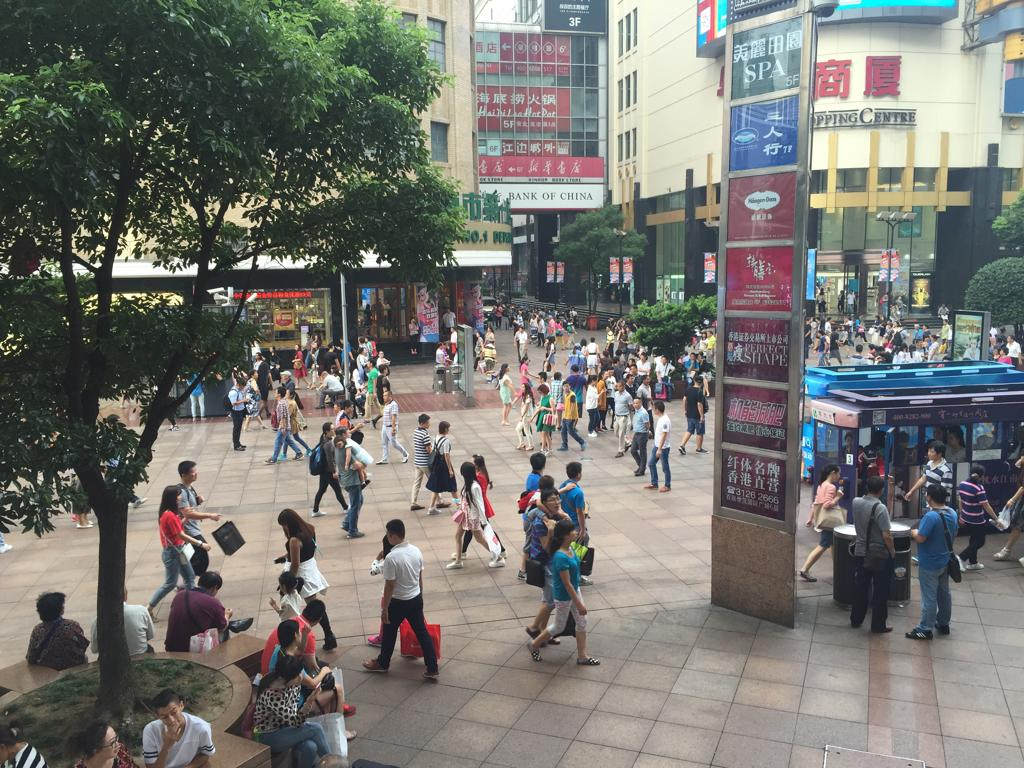
#> input picture part_B_final/train_data/images/IMG_100.jpg, 1024 x 768 px, found by its file name; its folder holds only this picture in this run
$ jupyter execute --allow-errors preprocessingB.ipynb   (shell and % lines are left out)
#> lines starting #> are read from the running program, lines starting #| are printed output that depends on the picture
#> further down, img is the input picture: shape (768, 1024, 3); mean B, G, R 113.1, 118.1, 118.4
#> `img_resized = cv2.resize(img, (512, 512))`:
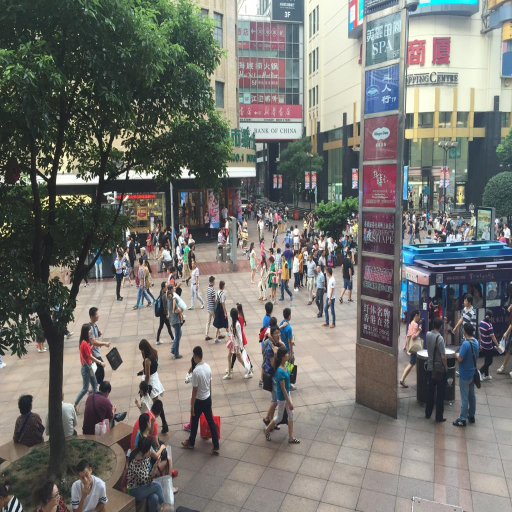
#> img_resized: shape (512, 512, 3); mean R, G, B 118.4, 118.1, 113.1
[cell 1]

import os
import cv2
import numpy as np
import torch
import matplotlib.pyplot as plt
from tqdm import tqdm
from scipy.io import loadmat
from scipy.spatial import KDTree
from scipy.ndimage import gaussian_filter

[cell 2]
train_img_path = "./dataset/part_B_final/train_data/images"
train_gt_path  = "./dataset/part_B_final/train_data/ground_truth"

[cell 3]
# [29 lines left out: function generate_density_map, not called in this run]

[cell 4]
# [10 lines left out: function downsample_density_map, not called in this run]

[cell 5]
# [7 lines left out: function normalize, not called in this run]

[cell 6]
# [24 lines left out: function visualize_density, not called in this run]

[cell 7]
save_img_train = "./processedB/train/images"
save_den_train = "./processedB/train/density"

os.makedirs(save_img_train, exist_ok=True)
os.makedirs(save_den_train, exist_ok=True)

print("Saving to:", save_img_train)

[cell 8]
train_imgs = sorted(os.listdir(train_img_path))

#> (the rest of this cell did not finish here and is left out)


$ run again, on part_B_final/train_data/images/IMG_169.jpg
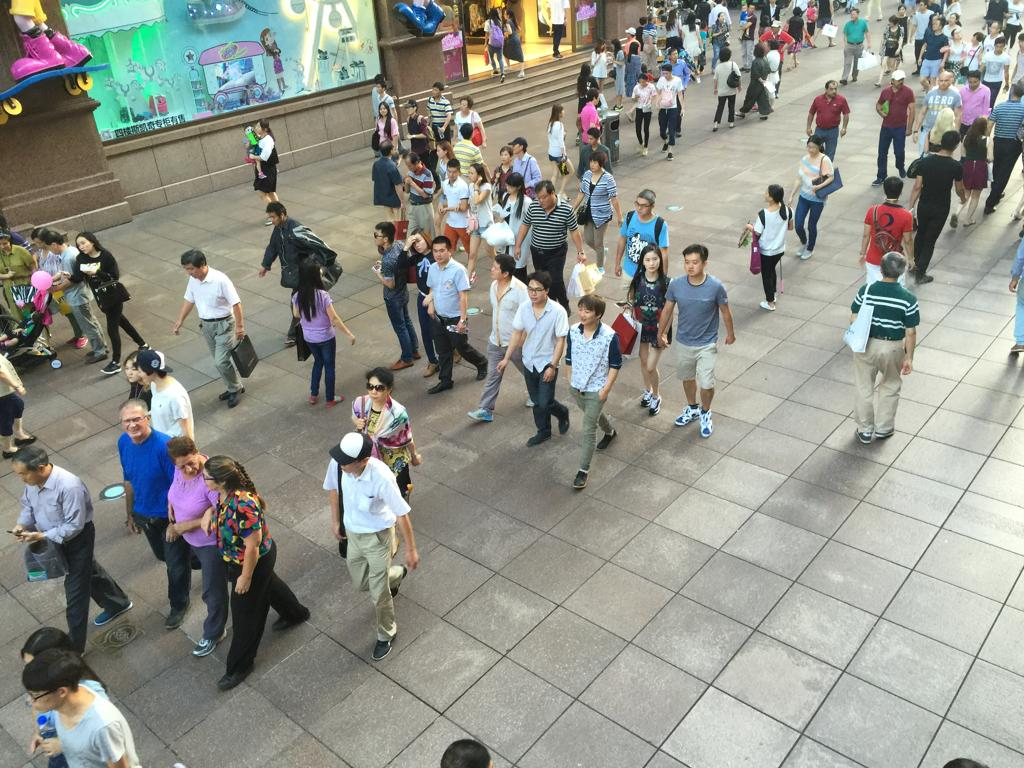
#> input picture part_B_final/train_data/images/IMG_169.jpg, 1024 x 768 px, found by its file name
#> img is the input picture: shape (768, 1024, 3); mean B, G, R 139.1, 147.3, 145.4
#> `img_resized = cv2.resize(img, (512, 512))`:
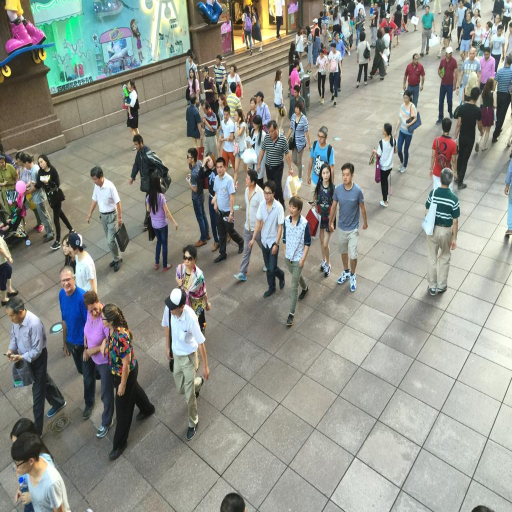
#> img_resized: shape (512, 512, 3); mean R, G, B 145.4, 147.3, 139.1

$ run again, on part_B_final/train_data/images/IMG_17.jpg
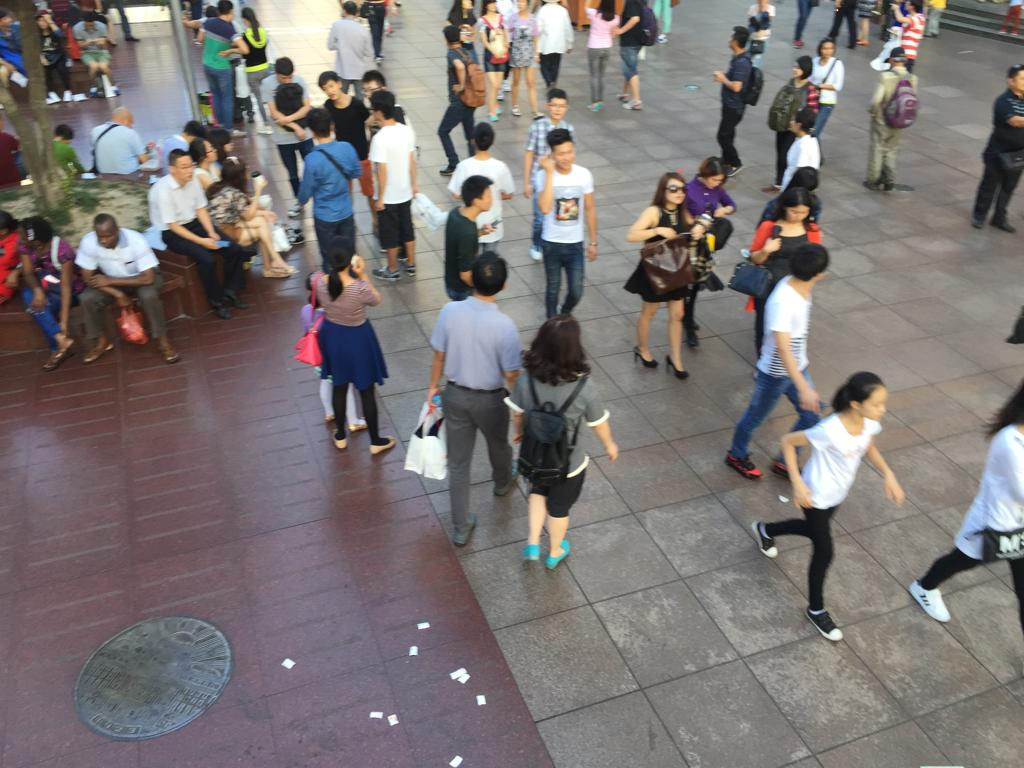
#> input picture part_B_final/train_data/images/IMG_17.jpg, 1024 x 768 px, found by its file name
#> img is the input picture: shape (768, 1024, 3); mean B, G, R 115.8, 116.4, 122.7
#> `img_resized = cv2.resize(img, (512, 512))`:
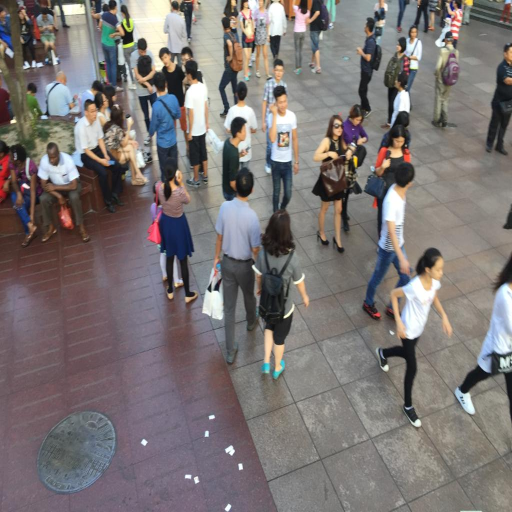
#> img_resized: shape (512, 512, 3); mean R, G, B 122.7, 116.4, 115.8

$ run again, on part_B_final/train_data/images/IMG_199.jpg
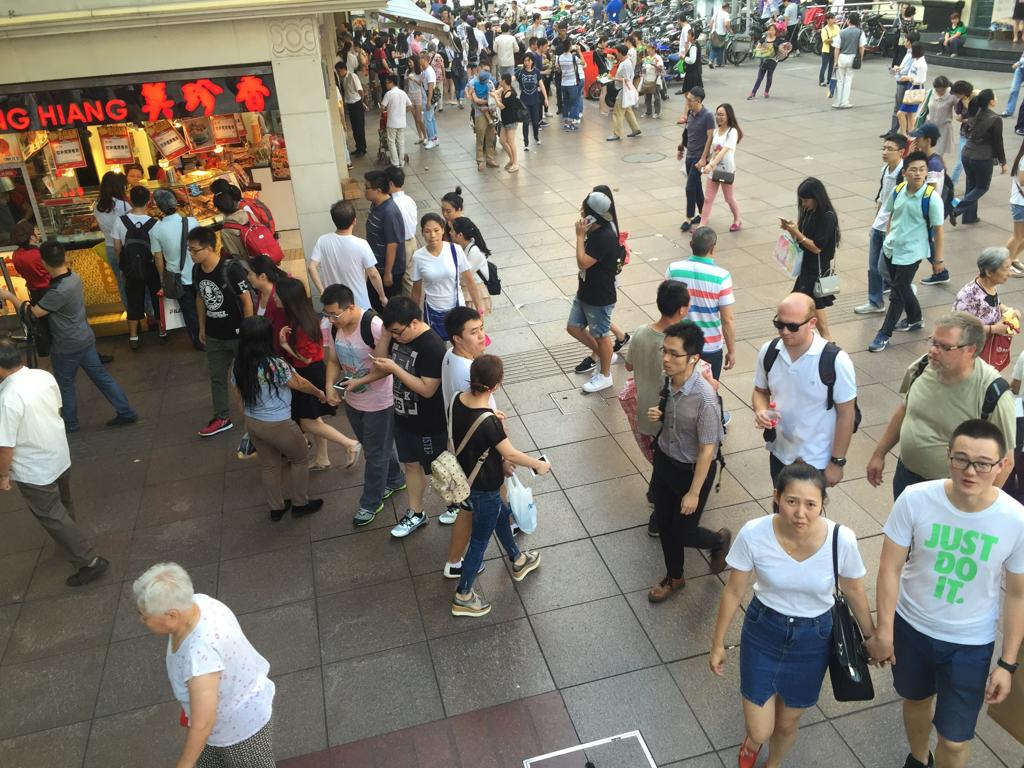
#> input picture part_B_final/train_data/images/IMG_199.jpg, 1024 x 768 px, found by its file name
#> img is the input picture: shape (768, 1024, 3); mean B, G, R 110.7, 120.7, 126.7
#> `img_resized = cv2.resize(img, (512, 512))`:
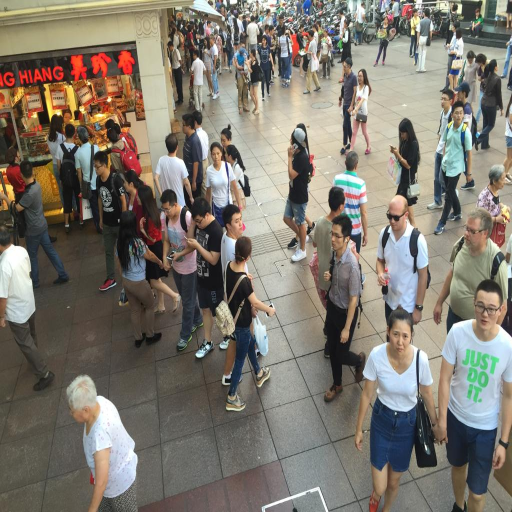
#> img_resized: shape (512, 512, 3); mean R, G, B 126.7, 120.7, 110.7

$ run again, on part_B_final/train_data/images/IMG_112.jpg
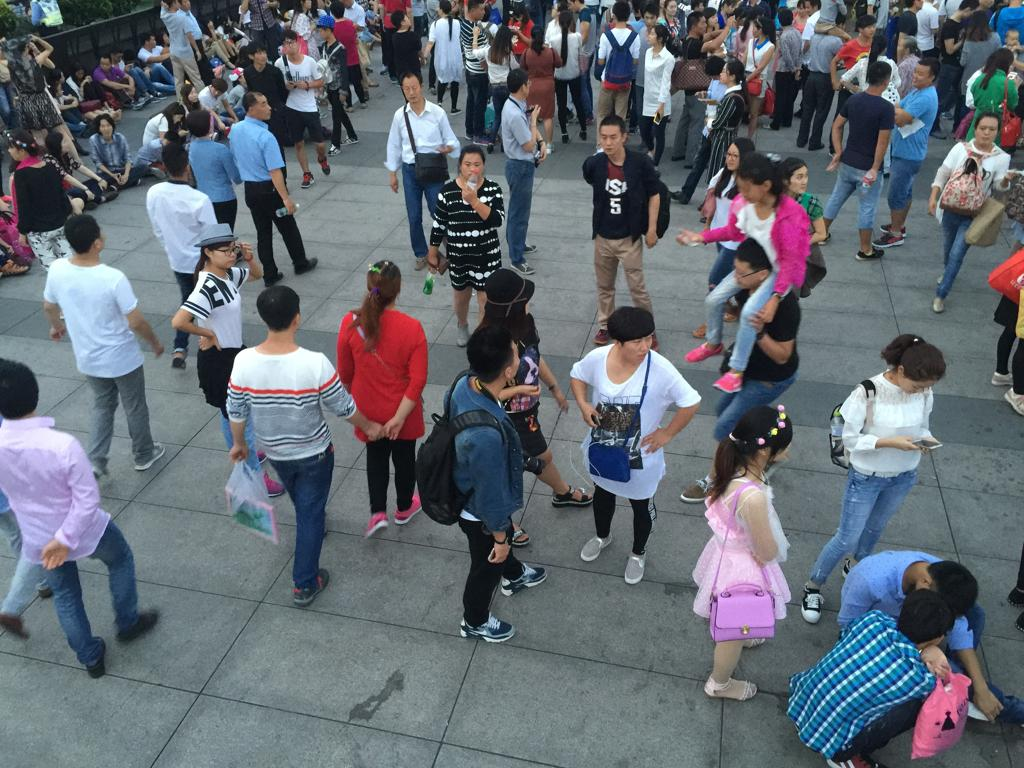
#> input picture part_B_final/train_data/images/IMG_112.jpg, 1024 x 768 px, found by its file name
#> img is the input picture: shape (768, 1024, 3); mean B, G, R 114.3, 105.9, 99.3
#> `img_resized = cv2.resize(img, (512, 512))`:
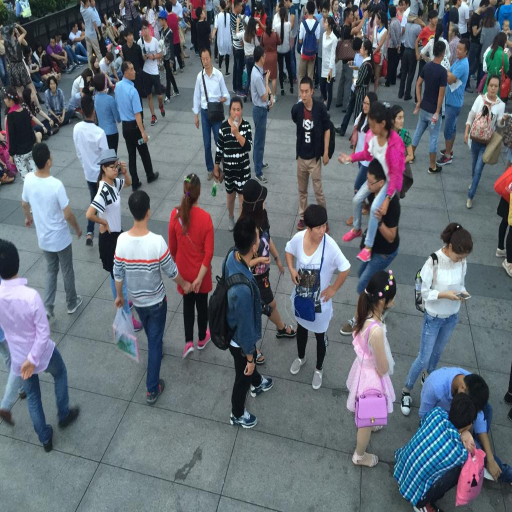
#> img_resized: shape (512, 512, 3); mean R, G, B 99.3, 105.9, 114.3
